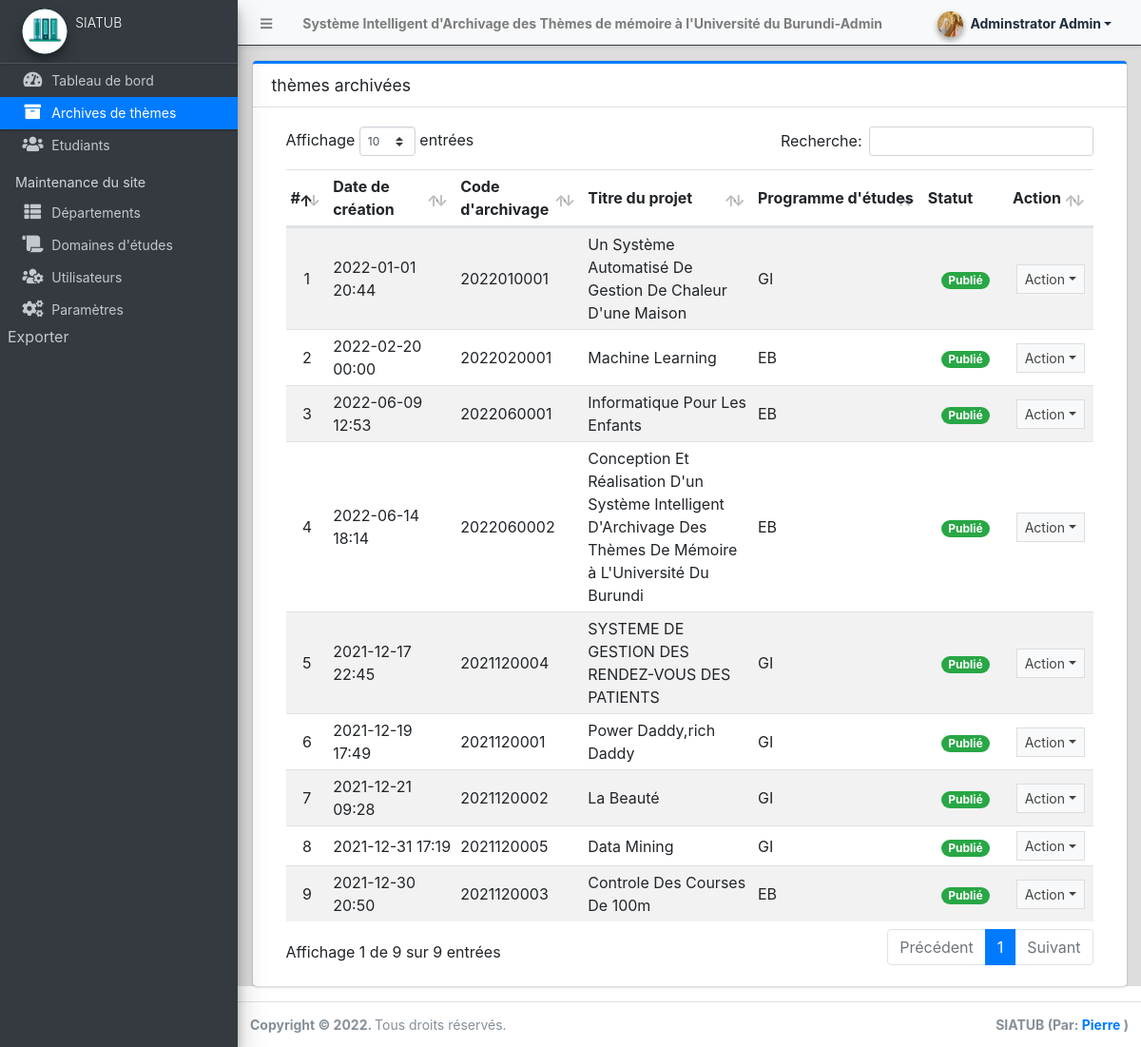
The app's page /admin/?page=archives (signed in) with its own data.
### tables this page shows
CREATE TABLE `archive_list` (
  `id` int(30) NOT NULL,
  `archive_code` varchar(100) NOT NULL,
  `curriculum_id` int(30) NOT NULL,
  `year` year(4) NOT NULL,
  `title` text NOT NULL,
  `abstract` text NOT NULL,
  `members` text NOT NULL,
  `banner_path` text NOT NULL,
  `document_path` text NOT NULL,
  `status` tinyint(1) NOT NULL DEFAULT 0,
  `student_id` int(30) DEFAULT NULL,
  `date_created` datetime NOT NULL DEFAULT current_timestamp(),
  `date_updated` datetime DEFAULT NULL ON UPDATE current_timestamp()
);

### config.php (called while the page is built, shortened)
<?php
require_once('classes/DBConnection.php');
require_once('classes/SystemSettings.php');
function validate_image($file){
	if(!empty($file)){
        $ex = explode('?',$file);
        $file = $ex[0];
        $param =  isset($ex[1]) ? '?'.$ex[1]  : '';
		if(is_file(base_app.$file)){
			return base_url.$file.$param;
		}else{
			return base_url.'dist/img/no-image-available.png';
		}
	}else{
		return base_url.'dist/img/no-image-available.png';
	}
}
function isMobileDevice(){
    $aMobileUA = array(
        '/iphone/i' => 'iPhone',
        '/ipod/i' => 'iPod',
        '/ipad/i' => 'iPad',
        '/android/i' => 'Android',
        '/blackberry/i' => 'BlackBerry',
        '/webos/i' => 'Mobile'
    );
    return false;
}
?>

### classes/DBConnection.php (called while the page is built, shortened)
<?php
class DBConnection{
    private $host = DB_SERVER;
    private $username = DB_USERNAME;
    private $password = DB_PASSWORD;
    private $database = DB_NAME;
    public $conn;
    public function __construct(){
        if (!isset($this->conn)) {
            $this->conn = new mysqli($this->host, $this->username, $this->password, $this->database);
        }
    }
}
?>

### classes/SystemSettings.php (called while the page is built, shortened)
<?php
class SystemSettings extends DBConnection{
	function userdata($field = ''){
		if(!empty($field)){
			if(isset($_SESSION['userdata'][$field]))
				return $_SESSION['userdata'][$field];
			else
				return null;
		}else{
			return false;
		}
	}
	function info($field=''){
		if(!empty($field)){
			if(isset($_SESSION['system_info'][$field]))
				return $_SESSION['system_info'][$field];
			else
				return false;
		}else{
			return false;
		}
	}
}
$_settings = new SystemSettings();
?>

### admin/archives/index.php (the view, shortened to what this page needs)
<div class="card card-outline card-primary">
	<div class="card-header">
		<h3 class="card-title">thèmes archivées</h3>
	</div>
	<div class="card-body">
		<div class="container-fluid">
        <div class="container-fluid">
			<table class="table table-hover table-striped">
				<colgroup>
					<col width="5%">
					<col width="15%">
					<col width="15%">
					<col width="20%">
					<col width="20%">
					<col width="10%">
					<col width="10%">
				</colgroup>
				<thead>
					<tr>
						<th>#</th>
						<th>Date de création</th>
						<th>Code d'archivage</th>
						<th>Titre du projet</th>
						<th>Programme d'études</th>
						<th>Statut</th>
						<th>Action</th>
					</tr>
				</thead>
				<tbody>
					<?php
						$i = 1;
						$curriculum = $conn->query("SELECT * FROM curriculum_list where id in (SELECT curriculum_id from `archive_list`)");
						$cur_arr = array_column($curriculum->fetch_all(MYSQLI_ASSOC),'name','id');
						$qry = $conn->query("SELECT * from `archive_list` order by `year` desc, `title` desc ");
						while($row = $qry->fetch_assoc()):
					?>
						<tr>
							<td class="text-center"><?php echo $i++; ?></td>
							<td class=""><?php echo date("Y-m-d H:i",strtotime($row['date_created'])) ?></td>
							<td><?php echo ($row['archive_code']) ?></td>
							<td><?php echo ucwords($row['title']) ?></td>
							<td><?php echo $cur_arr[$row['curriculum_id']] ?></td>
							<td class="text-center">
								<?php
                                    switch($row['status']){
                                        case '1':
                                            echo "<span class='badge badge-success badge-pill'>Publié</span>";
                                            break;
                                    }
                                ?>
							</td>
							<td align="center">
								 <button type="button" class="btn btn-flat btn-default btn-sm dropdown-toggle dropdown-icon" data-toggle="dropdown">
				                  		Action
				                  </button>
							</td>
						</tr>
					<?php endwhile; ?>
				</tbody>
			</table>
		</div>
		</div>
	</div>
</div>

### admin/index.php (shortened to what this page needs)
<?php require_once('../config.php'); ?>
 <!DOCTYPE html>
<html lang="en" class="" style="height: auto;">
<?php require_once('inc/header.php') ?>
  <body class="sidebar-mini layout-fixed control-sidebar-slide-open layout-navbar-fixed sidebar-mini-md sidebar-mini-xs" data-new-gr-c-s-check-loaded="14.991.0" data-gr-ext-installed="" style="height: auto;">
    <div class="wrapper">
     <?php require_once('inc/topBarNav.php') ?>
     <?php require_once('inc/navigation.php') ?>
     <?php $page = isset($_GET['page']) ? $_GET['page'] : 'home';  ?>
      <div class="content-wrapper pt-3" style="min-height: 567.854px;">
        <section class="content ">
          <div class="container-fluid">
            <?php
              if(!file_exists($page.".php") && !is_dir($page)){
                  include '404.html';
              }else{
                if(is_dir($page))
                  include $page.'/index.php';
                else
                  include $page.'.php';
              }
            ?>
          </div>
        </section>
      </div>
      <?php require_once('inc/footer.php') ?>
  </body>
</html>

### admin/inc/header.php (shortened to what this page needs)
<head>
    <link rel="stylesheet" href="<?php echo base_url ?>plugins/fontawesome-free/css/all.min.css">
    <link rel="stylesheet" href="<?php echo base_url ?>plugins/tempusdominus-bootstrap-4/css/tempusdominus-bootstrap-4.min.css">
  <link rel="stylesheet" href="<?php echo base_url ?>plugins/datatables-bs4/css/dataTables.bootstrap4.min.css">
  <link rel="stylesheet" href="<?php echo base_url ?>plugins/datatables-responsive/css/responsive.bootstrap4.min.css">
  <link rel="stylesheet" href="<?php echo base_url ?>plugins/datatables-buttons/css/buttons.bootstrap4.min.css">
  <link rel="stylesheet" href="<?php echo base_url ?>plugins/select2/css/select2.min.css">
  <link rel="stylesheet" href="<?php echo base_url ?>plugins/select2-bootstrap4-theme/select2-bootstrap4.min.css">
    <link rel="stylesheet" href="<?php echo base_url ?>plugins/icheck-bootstrap/icheck-bootstrap.min.css">
    <link rel="stylesheet" href="<?php echo base_url ?>plugins/jqvmap/jqvmap.min.css">
    <link rel="stylesheet" href="<?php echo base_url ?>dist/css/adminlte.css">
    <link rel="stylesheet" href="<?php echo base_url ?>dist/css/custom.css">
    <link rel="stylesheet" href="<?php echo base_url ?>plugins/overlayScrollbars/css/OverlayScrollbars.min.css">
    <link rel="stylesheet" href="<?php echo base_url ?>plugins/daterangepicker/daterangepicker.css">
    <link rel="stylesheet" href="<?php echo base_url ?>plugins/summernote/summernote-bs4.min.css">
  <link rel="stylesheet" href="<?php echo base_url ?>plugins/sweetalert2-theme-bootstrap-4/bootstrap-4.min.css">
  </head>

### admin/inc/topBarNav.php (shortened to what this page needs)
<nav class="main-header navbar navbar-expand navbar-light border  border-dark border-top-0  border-left-0 border-right-0 navbar-light text-sm shadow-sm">
  <ul class="navbar-nav">
    <li class="nav-item">
    <a class="nav-link" data-widget="pushmenu" href="#" role="button"><i class="fas fa-bars"></i></a>
    </li>
    <li class="nav-item d-none d-sm-inline-block">
      <a href="#" class="nav-link"><b><?php echo (!isMobileDevice()) ? $_settings->info('name'):$_settings->info('short_name'); ?>-Admin</b></a>
    </li>
  </ul>
  <ul class="navbar-nav ml-auto">
    <li class="nav-item">
      <div class="btn-group nav-link">
            <button type="button" class="btn btn-rounded badge badge-light dropdown-toggle dropdown-icon" data-toggle="dropdown">
              <span><img src="<?php echo validate_image($_settings->userdata('avatar')) ?>" class="img-circle elevation-2 user-img" alt="Image d'utilisateur"></span>
              <span class="ml-3"><?php echo ucwords($_settings->userdata('firstname').' '.$_settings->userdata('lastname')) ?></span>
            </button>
        </div>
    </li>
  </ul>
</nav>

### admin/inc/navigation.php (shortened to what this page needs)
<aside class="main-sidebar sidebar-dark-primary elevation-4 sidebar-no-expand bg-dark bg-gradient">
  <a href="<?php echo base_url ?>admin" class="brand-link bg-transparent text-sm shadow-sm">
  <img src="<?php echo validate_image($_settings->info('logo'))?>" alt="Logo Système" class="brand-image img-circle elevation-3 bg-black" style="width: 3rem;height: 3rem;max-height: unset;object-fit:scale-down;object-position:center center">
  <span class="brand-text font-weight-light"><?php echo $_settings->info('short_name') ?></span>
  </a>
  <div class="sidebar os-host os-theme-light os-host-overflow os-host-overflow-y os-host-resize-disabled os-host-transition os-host-scrollbar-horizontal-hidden">
    <div class="os-content-glue" style="margin: 0px -8px; width: 249px; height: 646px;"></div>
    <div class="os-padding">
      <div class="os-viewport os-viewport-native-scrollbars-invisible" style="overflow-y: scroll;">
        <div class="os-content" style="padding: 0px 8px; height: 100%; width: 100%;">
          <nav class="mt-4">
             <ul class="nav nav-pills nav-sidebar flex-column text-sm nav-compact nav-flat nav-child-indent nav-collapse-hide-child" data-widget="treeview" role="menu" data-accordion="false">
              <li class="nav-item dropdown">
                <a href="./" class="nav-link nav-home">
                  <i class="nav-icon fas fa-tachometer-alt"></i>
                  <p>
                    Tableau de bord
                  </p>
                </a>
              </li>
              <li class="nav-item">
                <a href="<?php echo base_url ?>admin/?page=archives" class="nav-link nav-archives">
                  <i class="nav-icon fas fa-archive"></i>
                  <p>
                    Archives de thèmes
                  </p>
                </a>
              </li>
              <li class="nav-item">
                <a href="<?php echo base_url ?>admin/?page=students" class="nav-link nav-students">
                  <i class="nav-icon fas fa-users"></i>
                  <p>
                    Etudiants
                  </p>
                </a>
              </li>
              <?php if($_settings->userdata('type') == 1): ?>
              <li class="nav-header">Maintenance du site</li>
              <li class="nav-item dropdown">
                <a href="<?php echo base_url ?>admin/?page=departments" class="nav-link nav-departments">
                  <i class="nav-icon fas fa-th-list"></i>
                  <p>
                    Départements
                  </p>
                </a>
              </li>
              <li class="nav-item dropdown">
                <a href="<?php echo base_url ?>admin/?page=curriculum" class="nav-link nav-curriculum">
                  <i class="nav-icon fas fa-scroll"></i>
                  <p>
                    Domaines d'études
                  </p>
                </a>
              </li>
              <li class="nav-item dropdown">
                <a href="<?php echo base_url ?>admin/?page=user/list" class="nav-link nav-user_list">
                  <i class="nav-icon fas fa-users-cog"></i>
                  <p>
                    Utilisateurs
                  </p>
                </a>
              </li>
              <li class="nav-item dropdown">
                <a href="<?php echo base_url ?>admin/?page=system_info" class="nav-link nav-system_info">
                  <i class="nav-icon fas fa-cogs"></i>
                  <p>
                    Paramètres
                  </p>
                </a>
              </li>
              <?php endif; ?>
            </ul>
            <a href="exportThese.php">Exporter</a>
          </nav>
        </div>
      </div>
    </div>
  </div>
</aside>

### admin/inc/footer.php (shortened to what this page needs)
<footer class="main-footer text-sm">
        <strong>Copyright &copy; <?php echo date('Y') ?>.
        </strong>
       Tous droits réservés.
        <div class="float-right d-none d-sm-inline-block">
          <b><?php echo $_settings->info('short_name') ?> (Par: <a href="mailto:irakozepierre2@gmail.com" target="blank">Pierre</a> )</b>
        </div>
      </footer>
    </div>

### admin/inc/topBarNav.php (style rules this page uses)
.user-img { position: absolute; height: 27px; width: 27px; object-fit: cover; left: -7%; top: -12%; }
.btn-rounded { border-radius: 50px; }

### records on screen
archive_list: date_created "2022-01-01 20:44", archive_code "2022010001", title "Un Système Automatisé De Gestion De Chaleur D'une Maison", curriculum "GI", status "Publié"
archive_list: date_created "2022-02-20 00:00", archive_code "2022020001", title "Machine Learning", curriculum "EB", status "Publié"
archive_list: date_created "2022-06-09 12:53", archive_code "2022060001", title "Informatique Pour Les Enfants", curriculum "EB", status "Publié"
archive_list: date_created "2022-06-14 18:14", archive_code "2022060002", title "Conception Et Réalisation D'un Système Intelligent D'Archivage Des Thèmes De Mémoire à L'Université Du Burundi", curriculum "EB", status "Publié"
archive_list: date_created "2021-12-17 22:45", archive_code "2021120004", title "SYSTEME DE GESTION DES RENDEZ-VOUS DES PATIENTS", curriculum "GI", status "Publié"
archive_list: date_created "2021-12-19 17:49", archive_code "2021120001", title "Power Daddy,rich Daddy", curriculum "GI", status "Publié"
archive_list: date_created "2021-12-21 09:28", archive_code "2021120002", title "La Beauté", curriculum "GI", status "Publié"
archive_list: date_created "2021-12-31 17:19", archive_code "2021120005", title "Data Mining", curriculum "GI", status "Publié"
archive_list: date_created "2021-12-30 20:50", archive_code "2021120003", title "Controle Des Courses De 100m", curriculum "EB", status "Publié"

### other values on screen
$_settings->info('name') "Système Intelligent d'Archivage des Thèmes de mémoire à l'Université du Burundi"
$_settings->userdata('firstname').' '.$_settings->userdata('lastname') "Adminstrator Admin"
$_settings->info('short_name') "SIATUB"
